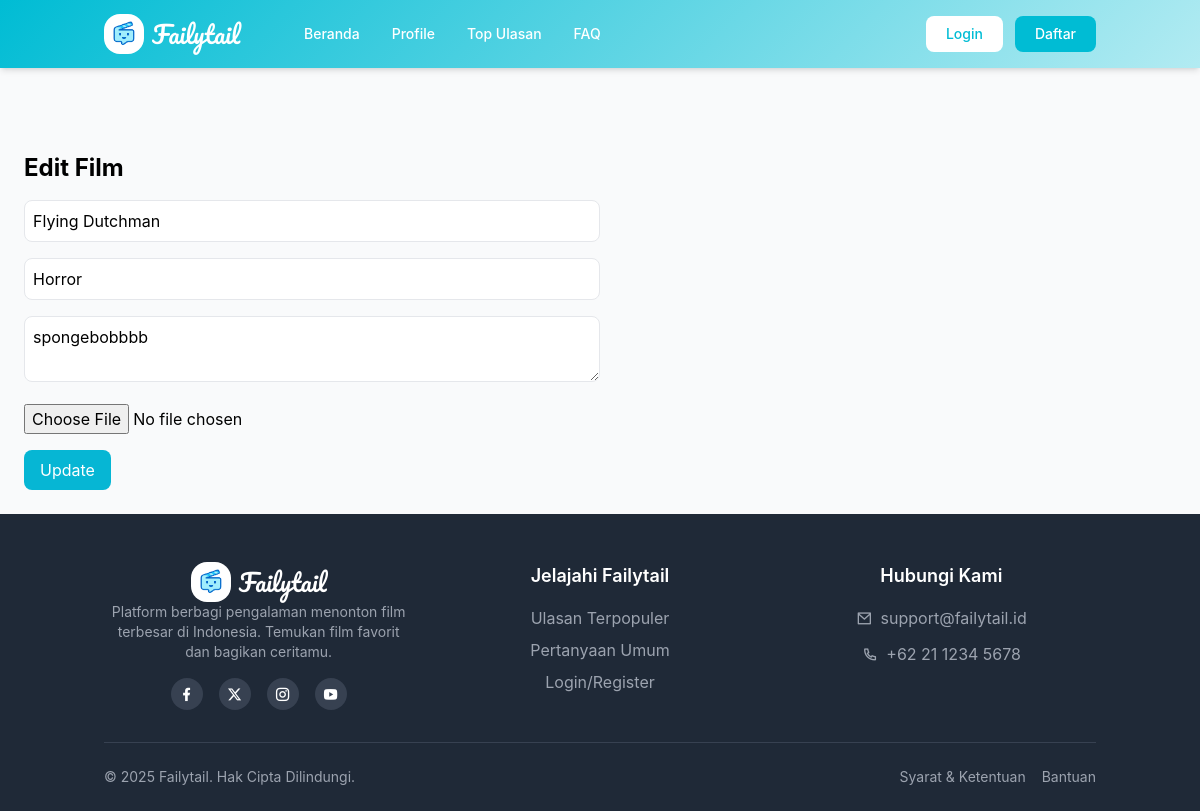
The page /admin/crud/edit-film.php?id=2 on the database as committed earlier.
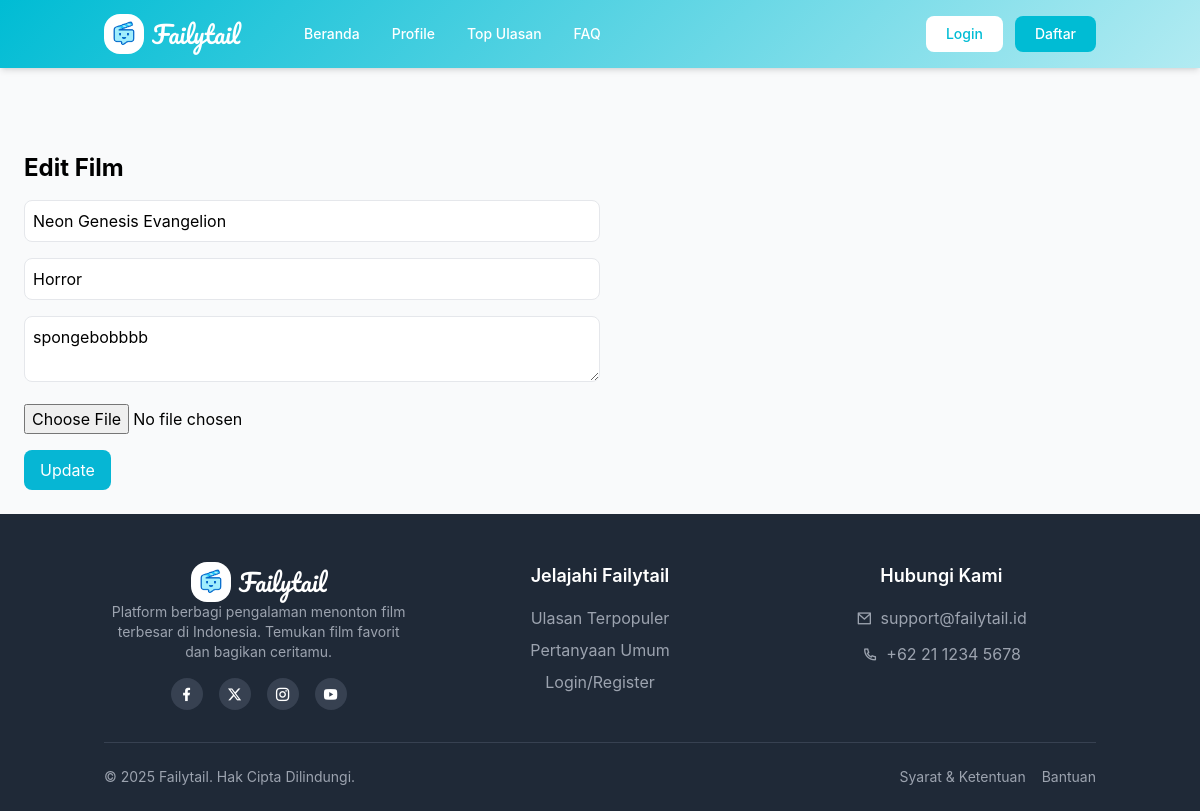
The same page on the database as committed later.
### tables this page shows
CREATE TABLE `filmadmin` (
  `id` int NOT NULL,
  `poster` varchar(255) DEFAULT NULL,
  `judul` varchar(100) DEFAULT NULL,
  `genre` varchar(50) DEFAULT NULL,
  `deskripsi` text
);

### admin/crud/edit-film.php (the view, shortened to what this page needs)
<?php
$conn = new mysqli("localhost", "root", "", "failytail");
$id = $_GET['id'];
$sql = "SELECT id, poster, judul, genre, deskripsi FROM filmadmin WHERE id = ?";
$stmt = $conn->prepare($sql);
$stmt->bind_param("i", $id);
$stmt->execute();
$result = $stmt->get_result();
$film = $result->fetch_assoc();
?>
<?php include '../../view/layout/header.php'; ?>
<div class="p-6">
  <h2 class="text-2xl font-bold mb-4">Edit Film</h2>
  <form method="POST" enctype="multipart/form-data" class="space-y-4 max-w-xl">
    <input type="text" name="judul" value="<?= $film['judul'] ?>" class="w-full p-2 border rounded" required>
    <input type="text" name="genre" value="<?= $film['genre'] ?>" class="w-full p-2 border rounded" required>
    <textarea name="deskripsi" class="w-full p-2 border rounded" required><?= $film['deskripsi'] ?></textarea>
    <input type="file" name="poster" class="w-full">
    <button type="submit" class="bg-cyan-500 text-white px-4 py-2 rounded hover:bg-cyan-600">Update</button>
  </form>
</div>
<?php include '../../view/layout/footer.php'; ?>

Rows that differ between the two databases and show on the page:
changed filmadmin "Horror": judul "Flying Dutchman" → "Neon Genesis Evangelion"
